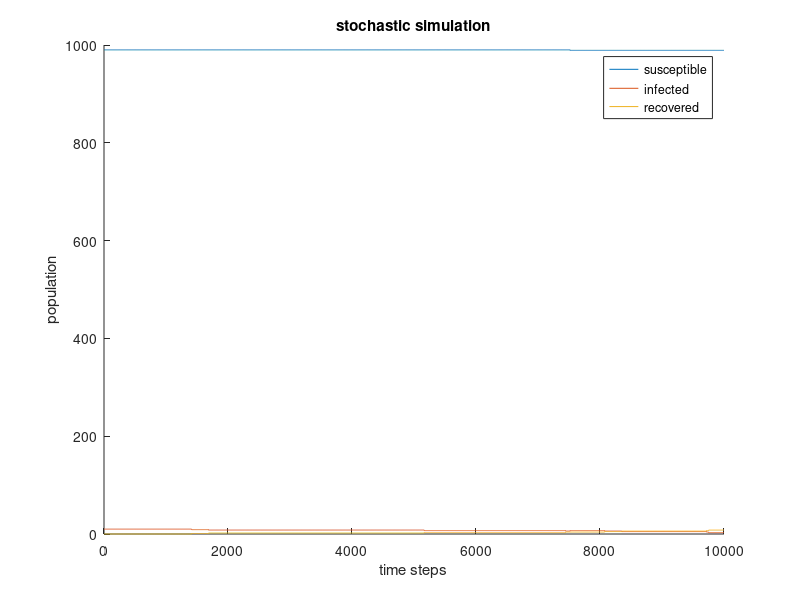

This figure's MATLAB source:
% stochastic model of an epidemic
close all; clear all;

% set parameters
a = 3*log(2); %doubling time of the infected
N = 10000; %total population
b = log(2); %half-life of an infected state

% simulate how S, I, R evolve over time


t                   = 1;
dt                  = 1e-4; %choose a small timestep so that in that interval, only one thing is happening
nsteps = t/dt;

S                   = zeros(nsteps, 1);
I                   = zeros(nsteps, 1);
R                   = zeros(nsteps, 1);

S(1)                = 990; %start with 990 susceptible individuals
I(1)                = 10; %start with 10 infected individuals. Choose a number > 0 to avoid risk of model stopping at I = 0
R(1)                = 0; %start with 0 recovered individuals
%choose evolution of model based on random number generator
while (t<nsteps)
  r=rand(1); %returns a 1x1 matrix of uniformly distributed random numbers between 0 and 1. Let population evolution be random
  p1 = I(t)*a/N*S(t)*dt; %multiply by S(t) to represent probability of any individual in the suspected group getting infected
  %same as law of addition: p1 + p2 + p3 ... ps = s*p1, if p1 = p2 = p3 ...
  %= ps
  p2 = b*I(t)*dt; 
  if (r<p1) %random number < birth rate
    S(t+1) = S(t) - 1;
    I(t+1) = I(t) + 1;
    R(t+1) = R(t);
  elseif (r<(p1 + p2)) %random number < (birth + death) rates
      S(t+1) = S(t);
      I(t+1) = I(t) - 1;
      R(t+1) = R(t) + 1; 
  else %p3 = 1 - p1 - p2; is the else condition 
      S(t+1) = S(t);
      I(t+1) = I(t);
      R(t+1) = R(t); 
  end
  t = t+1; %proceed until time limit
end

count = 1:1:nsteps;
figure, hold on 
plot(count,S); %an example of the time series
plot(count,I);
plot(count,R); 
legend('susceptible','infected','recovered');
ylabel('population');
xlabel('time steps');
title('stochastic simulation');